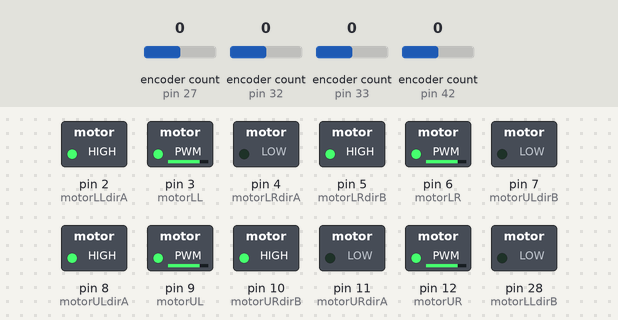
Recording of a sketch running on a simulated Arduino Mega 2560, built with avr-gcc and run on an emulated ATmega2560. On the bench: switched loads named in the sketch (green lamp = pin HIGH). The test bench sets the inputs (shaded band); at power-on: encoder count (sensors on pin 27, pin 32, pin 33, pin 42) 0.

Above: at 0.1 s.
Timing chart, 0 to 1.6 s (numbered marks = the images above):
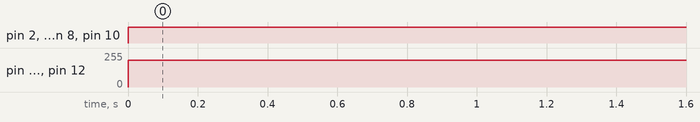

The sketch:

Motors.ino
```cpp
#include "Encoders.h"
#define motorUR 12
#define motorURdirA 11
#define motorURdirB 10
#define motorLR 6
#define motorLRdirA 4
#define motorLRdirB 5
#define motorUL 9
#define motorULdirA 8
#define motorULdirB 7
#define motorLL 3
#define motorLLdirA 2
#define motorLLdirB 28

void MotorsRelease(){
  digitalWrite(motorULdirA, LOW);
  digitalWrite(motorULdirB, LOW);
  digitalWrite(motorURdirA, LOW);
  digitalWrite(motorURdirB, LOW);
  digitalWrite(motorLLdirA, LOW);
  digitalWrite(motorLLdirB, LOW);
  digitalWrite(motorLRdirA, LOW);
  digitalWrite(motorLRdirB, LOW);
}

void MotorsStop(){
  digitalWrite(motorULdirA, HIGH);
  digitalWrite(motorULdirB, HIGH);
  digitalWrite(motorURdirA, HIGH);
  digitalWrite(motorURdirB, HIGH);
  digitalWrite(motorLLdirA, HIGH);
  digitalWrite(motorLLdirB, HIGH);
  digitalWrite(motorLRdirA, HIGH);
  digitalWrite(motorLRdirB, HIGH);
  delay(25);
}

void MotorsInitialize(){
  pinMode(motorUL, OUTPUT);
  pinMode(motorULdirA, OUTPUT);
  pinMode(motorULdirB, OUTPUT);
  pinMode(motorLL, OUTPUT);
  pinMode(motorLLdirA, OUTPUT);
  pinMode(motorLLdirB, OUTPUT);
  pinMode(motorUR, OUTPUT);
  pinMode(motorURdirA, OUTPUT);
  pinMode(motorURdirB, OUTPUT);
  pinMode(motorLR, OUTPUT);
  pinMode(motorLRdirA, OUTPUT);
  pinMode(motorLRdirB, OUTPUT);
  MotorsRelease();
}

void URForward(){
  digitalWrite(motorURdirA, HIGH);
  digitalWrite(motorURdirB, LOW);
}

void URBackwards(){
  digitalWrite(motorURdirA, LOW);
  digitalWrite(motorURdirB, HIGH);
}

void ULForward(){
  digitalWrite(motorULdirA, HIGH);
  digitalWrite(motorULdirB, LOW);
}

void ULBackwards(){
  digitalWrite(motorULdirA, LOW);
  digitalWrite(motorULdirB, HIGH);
}

void LRForward(){
  digitalWrite(motorLRdirA, HIGH);
  digitalWrite(motorLRdirB, LOW);
}

void LRBackwards(){
  digitalWrite(motorLRdirA, LOW);
  digitalWrite(motorLRdirB, HIGH);
}

void LLForward(){
  digitalWrite(motorLLdirA, HIGH);
  digitalWrite(motorLLdirB, LOW);
}

void LLBackwards(){
  digitalWrite(motorLLdirA, LOW);
  digitalWrite(motorLLdirB, HIGH);
}


void MoveForward(int speed){
  ULForward();
  LLForward();
  URForward();
  LRForward();
  analogWrite(motorUL, speed);
  analogWrite(motorLL, speed);
  analogWrite(motorUR, speed);
  analogWrite(motorLR, speed);
}

void MoveBackwards(int speed){
  ULBackwards();
  LLBackwards();
  URBackwards();
  LRBackwards();
  analogWrite(motorUL, speed);
  analogWrite(motorLL, speed);
  analogWrite(motorUR, speed);
  analogWrite(motorLR, speed);
}

void RotateLeft(int speed){
  ULBackwards();
  LLBackwards();
  URForward();
  LRForward();
  analogWrite(motorUL, speed);
  analogWrite(motorLL, speed);
  analogWrite(motorUR, speed);
  analogWrite(motorLR, speed);
}

void RotateRight(int speed){
  ULForward();
  LLForward();
  URBackwards();
  LRBackwards();
  analogWrite(motorUL, speed);
  analogWrite(motorLL, speed);
  analogWrite(motorUR, speed);
  analogWrite(motorLR, speed);
}

void IntroduceRight(int speed){
  ULForward();
  LLForward();
  analogWrite(motorUL, speed);
  analogWrite(motorLL, speed);
  analogWrite(motorUR, 0);
  analogWrite(motorLR, 0);
}

void IntroduceLeft(int speed){
  URForward();
  LRForward();
  analogWrite(motorUL, 0);
  analogWrite(motorLL, 0);
  analogWrite(motorUR, speed);
  analogWrite(motorLR, speed);
}


void setup() {
  Serial.begin(9600);
  MotorsInitialize();
  while(EncPulseEB<TurnDist || EncPulseDB<TurnDist || EncPulseEA<TurnDist || EncPulseDA<TurnDist){
    RotateRight(200);
    UpdateEncoders();
    delay(100);
  }
  MotorsStop();
  delay(100);
  MotorsRelease();
}

void loop() {

}
```

Encoders.h
```cpp
#include <Encoder.h>
#define TileDist 5000
#define TurnDist 2850
Encoder DB(27, 29);
Encoder EB(33, 31);
Encoder DA(32, 30);
Encoder EA(42, 44);
//E=left , D=right
//A=front , B=back
int EncPulseEB=0;
int EncPulseDB=0;
int EncPulseEA=0;
int EncPulseDA=0;
int EncPulseAvg=0;
bool Locked=false;
int EncPulseEBbackup=0;
int EncPulseDBbackup=0;
int EncPulseEAbackup=0;
int EncPulseDAbackup=0;


void UpdateEncoders(){
  if(Locked==false){
    EncPulseEB=abs(EB.read());
    EncPulseDB=abs(DB.read());
    EncPulseEA=abs(EA.read());
    EncPulseDA=abs(DA.read());
    EncPulseAvg=(EncPulseEB+EncPulseDB+EncPulseEA+EncPulseDA)/4;
  }
}

void LockEncoders(){
  Locked=true;
  EncPulseEBbackup = EB.read();
  EncPulseDBbackup = DB.read();
  EncPulseEAbackup = EA.read();
  EncPulseDAbackup = DA.read();
}

void UnlockEncoders(){
  Locked=false;
  EB.write(EncPulseEBbackup);
  DB.write(EncPulseDBbackup);
  EA.write(EncPulseEAbackup);
  DA.write(EncPulseDAbackup);
  UpdateEncoders();
}

void ResetEncoders(){
  EB.write(0);
  DB.write(0);
  EA.write(0);
  DA.write(0);
  EncPulseEB=0;
  EncPulseDB=0;
  EncPulseEA=0;
  EncPulseDA=0;
  EncPulseAvg=0;
}
```

Measured:
- by itself, pin 2 (motorLLdirA), pin 5 (motorLRdirB), pin 8 (motorULdirA), pin 10 (motorURdirB): LOW → HIGH at 0.00 s
- by itself, pin 3 (motorLL), pin 6 (motorLR), pin 9 (motorUL), pin 12 (motorUR): 0/255 → 200/255 at 0.00 s
